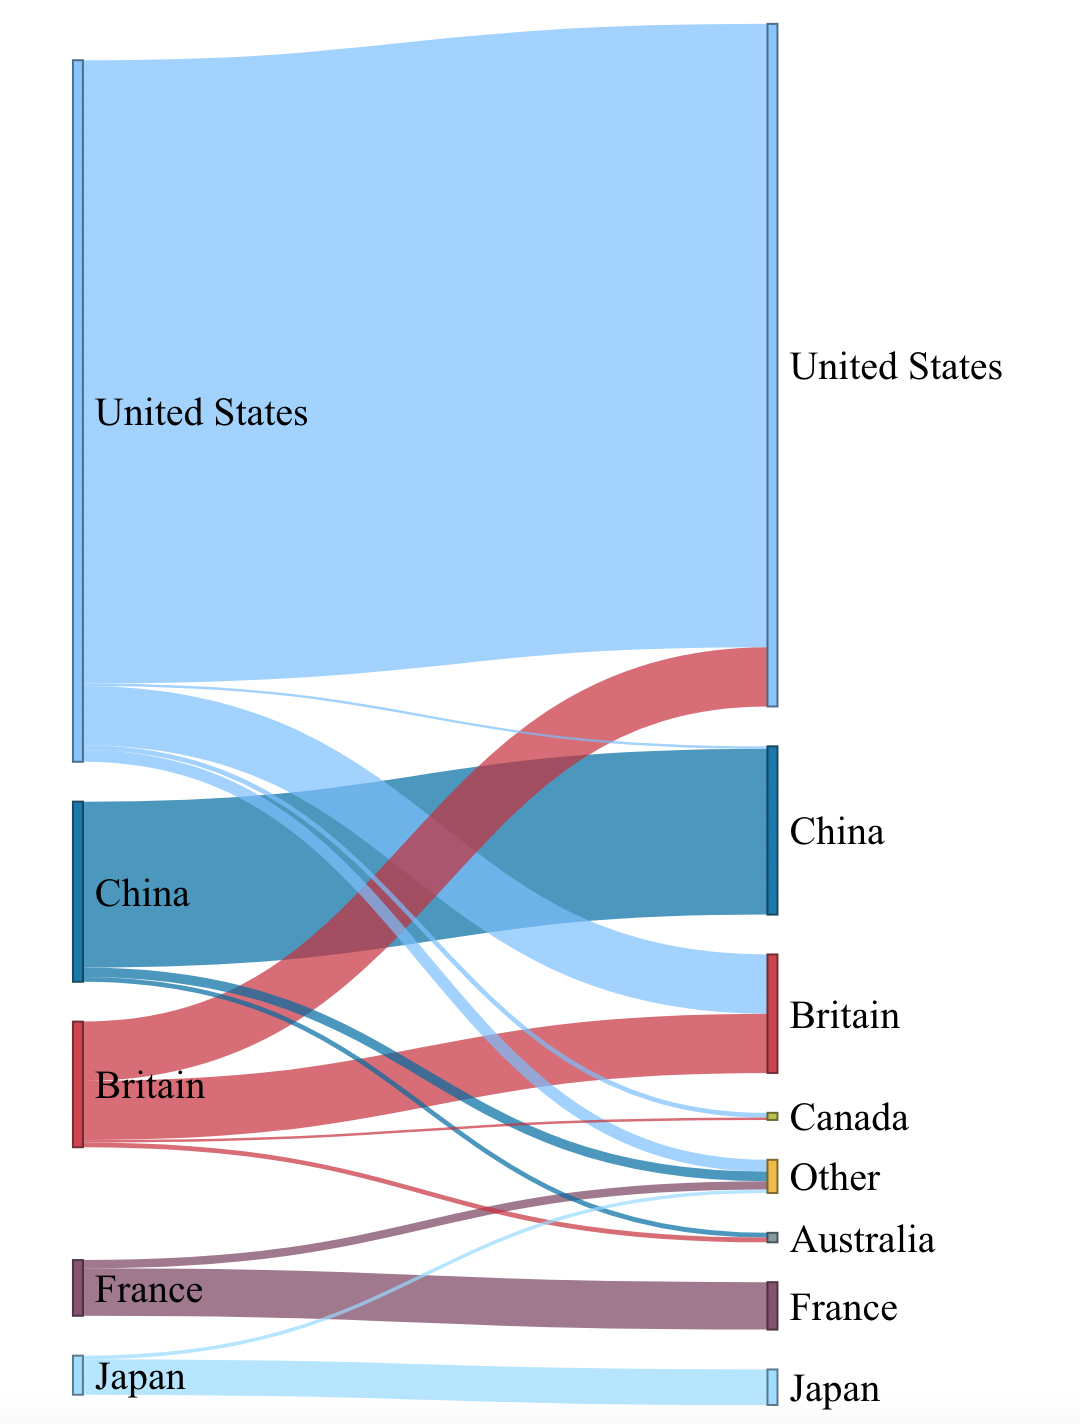

Generate this figure with R:
# Notes
##########################################################
#  Does not use ggplot2 hence not sure if i can annotate, 
#  add themes etc
##########################################################

# https://www.sankey-diagrams.com/

# https://cran.r-project.org/web/packages/networkD3/networkD3.pdf
# Creates 'D3' 'JavaScript' network, tree, dendrogram, and Sankey  graphs from 'R'

# Good article and example
# https://towardsdatascience.com/using-networkd3-in-r-to-create-simple-and-clear-sankey-diagrams-48f8ba8a4ace

##########################################################

# Library
library(networkD3)
library(dplyr)

# set working directory and read the file
setwd("/Users/sanjaynoronha/Desktop/R")
df <- read.csv("Economist_Jan9_2021.csv")


# make the target notes unique from the source
df <- mutate(df, target = paste(target, " "))


# From these flows we need to create a node data frame: it lists every entities involved in the flow
nodes <- data.frame(
  name=c(as.character(df$source), 
         as.character(df$target)) %>% unique()
)



# With networkD3, connection must be provided using id, not using real name like in the links dataframe.. 
#So we need to reformat it.
df$IDsource <- match(df$source, nodes$name)-1 
df$IDtarget <- match(df$target, nodes$name)-1

nodes
df

# Color
# prepare colour scale
ColourScal ='d3.scaleOrdinal() .range([
    "#7BBFFC","#006BA2","#C7303C",
    "#78405F","#98DAFF","#B4BA39",
    "#EBB434","#758D99"])'

# Make the Network
p <- sankeyNetwork(Links = df, Nodes = nodes, 
                   Source = "IDsource", Target = "IDtarget",
                   Value = "target_value", NodeID = "name", 
                   LinkGroup = "source" , 
                   sinksRight=FALSE , nodeWidth=5, 
                   fontSize=20, nodePadding=20, colourScale=ColourScal)


p
